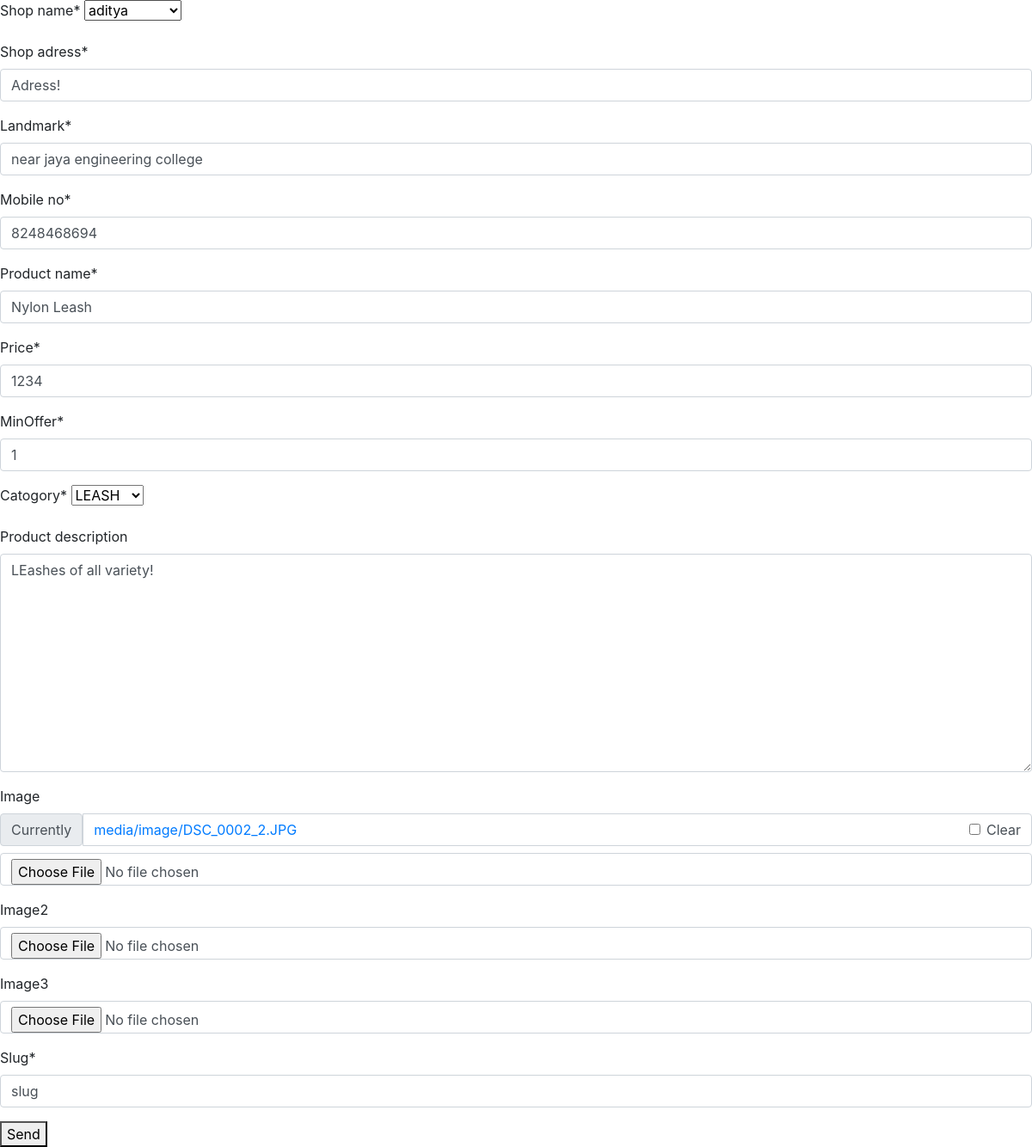
The page /blog/slug/update/ (signed in) on the database its author committed.
### blog/models.py (models this page shows, shortened)
class BlogPost(models.Model):
	shop_name = models.ForeignKey(User, default=User, null=True, on_delete=models.SET_NULL)
	image = models.ImageField(upload_to='media/image/', blank=True, null=True)
	image2 = models.ImageField(upload_to='media/image/', blank=True, null=True)
	image3 = models.ImageField(upload_to='media/image/', blank=True, null=True)
	product_name = models.CharField(max_length=120)
	catogory = models.CharField(max_length=120,choices=ITEM_CHOICES,default='')
	price = models.IntegerField(default=True)
	slug  = models.SlugField(unique=True) # hello world -> hello-world
	product_description = models.TextField(null=True, blank=True)
	published_date = models.DateTimeField(auto_now_add=False, null=True, blank=True)
	shop_adress = models.CharField(default=True,max_length=220)
	landmark = models.CharField(max_length=340,default=True)
	mobile_no = models.IntegerField(null=True,blank=False,unique=False)
	timestamp = models.DateTimeField(auto_now_add=True)
	updated = models.DateTimeField(auto_now=True)
	MinOffer = models.IntegerField(default=True)
	Active = models.BooleanField(default=True)
	objects = BlogPostManager()
	class Meta:
		ordering = ["-pk","image","-published_date","-updated","-timestamp"]

### blog/decorators.py (the view)
    def wrap(request, *args, **kwargs):
        entry = BlogPost.objects.get(slug=kwargs['slug'])
        if entry.shop_name == request.user:
            return function(request, *args, **kwargs)
        else:
            raise Http404('hello')

### blog/forms.py
class BlogPostModelForm(forms.ModelForm):
	class Meta:
		model = BlogPost
		fields = ['shop_name','shop_adress','landmark','mobile_no','product_name','price','MinOffer','catogory','product_description','image','image2','image3','slug']

### blog/models.py (called while the page is built)
    def get_queryset(self):
        return BlogPostQuerySet(self.model, using=self._db)

### blog/views.py (called while the page is built)
@user_is_entry_author
def blog_post_update_view(request,slug):
	obj = get_object_or_404(BlogPost,slug=slug)
	item = BlogPost.objects.get(slug=slug)
	template_name = "blog/form.html"
	form = BlogPostModelForm(request.POST or None,instance=obj)
	context = {"form":form,"title":f"update {obj.product_name}"}
	if form.is_valid():
		form.save()
	return render(request,template_name,context)

### blog/templates/blog/form.html (shortened to what this page needs)
<!DOCTYPE html>
{% load crispy_forms_tags %}
<html>
<html>
<head>
	<link rel="stylesheet" href="https://stackpath.bootstrapcdn.com/bootstrap/4.1.3/css/bootstrap.min.css">
</head>
<body>
	<form method='POST' action ='' enctype="multipart/form-data">{% csrf_token %}
		{{ form|crispy }}
		<button type="submit">Send</button>
	</form>
</body>
</html>

### rows shown on the page
BlogPost: shop_name "aditya", shop_adress "Adress!", landmark "near jaya engineering college", mobile_no "8248468694", product_name "Nylon Leash", price "1234", MinOffer "1", catogory "LEASH", product_description "LEashes of all variety!", slug "slug"
